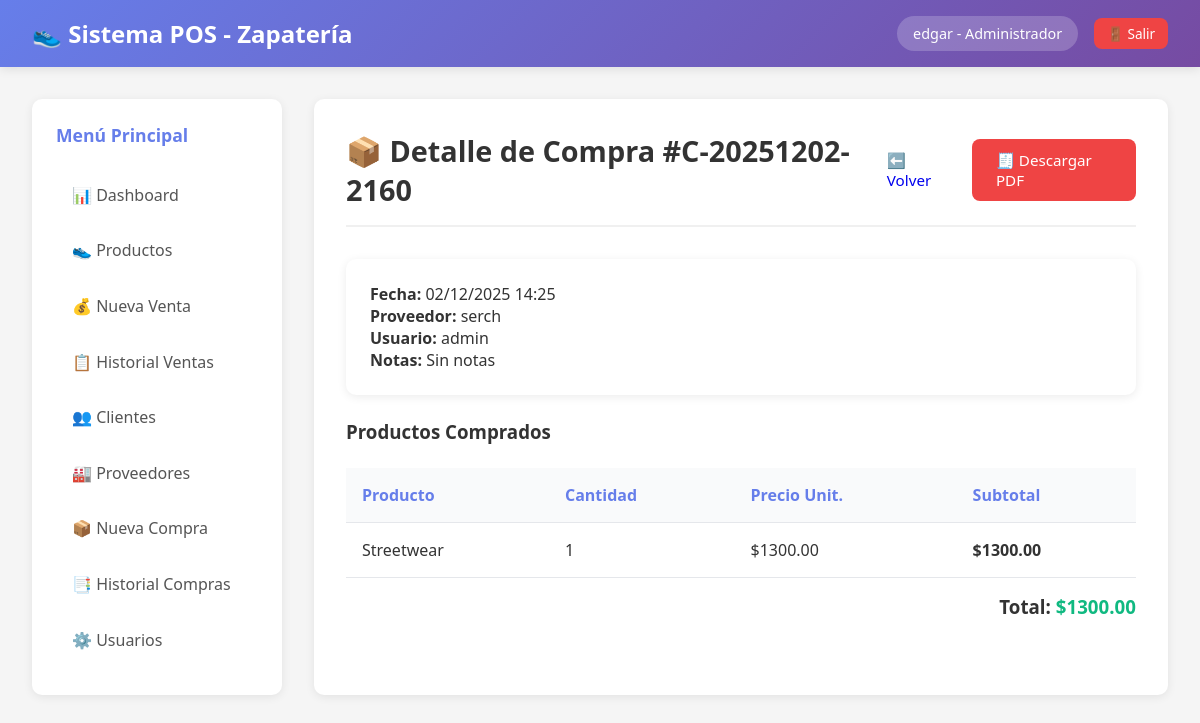
The page /compras/1/detalle/ (signed in) on the database its author committed.
### pos/models.py (models this page shows, shortened)
class Usuario(AbstractUser):
    ROLES = (
        ('administrador', 'Administrador'),
        ('empleado', 'Empleado'),
        ('consulta', 'Consulta'),
    )
    rol = models.CharField(max_length=20, choices=ROLES, default='empleado')
    telefono = models.CharField(max_length=15, blank=True)
    class Meta:
        verbose_name = 'Usuario'
        verbose_name_plural = 'Usuarios'

class Compra(models.Model):
    folio = models.CharField(max_length=50, unique=True)
    proveedor = models.ForeignKey(Proveedor, on_delete=models.PROTECT)
    usuario = models.ForeignKey(Usuario, on_delete=models.PROTECT)
    fecha = models.DateTimeField(auto_now_add=True)
    total = models.DecimalField(max_digits=10, decimal_places=2, default=0)
    notas = models.TextField(blank=True)
    class Meta:
        ordering = ['-fecha']

class Proveedor(models.Model):
    nombre = models.CharField(max_length=200)
    rfc = models.CharField(max_length=13, unique=True)
    telefono = models.CharField(max_length=15)
    email = models.EmailField()
    direccion = models.TextField()
    activo = models.BooleanField(default=True)
    fecha_registro = models.DateTimeField(auto_now_add=True)
    class Meta:
        verbose_name_plural = 'Proveedores'

class DetalleCompra(models.Model):
    compra = models.ForeignKey(Compra, related_name='detalles', on_delete=models.CASCADE)
    producto = models.ForeignKey(Producto, on_delete=models.PROTECT)
    cantidad = models.IntegerField(validators=[MinValueValidator(1)])
    precio_unitario = models.DecimalField(max_digits=10, decimal_places=2)
    subtotal = models.DecimalField(max_digits=10, decimal_places=2, default=0)

class Producto(models.Model):
    TIPOS = (
        ('casual', 'Casual'),
        ('deportivo', 'Deportivo'),
    )
    codigo = models.CharField(max_length=50, unique=True)
    nombre = models.CharField(max_length=200)
    tipo = models.CharField(max_length=20, choices=TIPOS)
    marca = models.CharField(max_length=100)
    talla = models.CharField(max_length=10)
    color = models.CharField(max_length=50)
    descripcion = models.TextField(blank=True)
    precio_compra = models.DecimalField(max_digits=10, decimal_places=2, validators=[MinValueValidator(Decimal('0.01'))])
    precio_venta = models.DecimalField(max_digits=10, decimal_places=2, validators=[MinValueValidator(Decimal('0.01'))])
    stock = models.IntegerField(default=0, validators=[MinValueValidator(0)])
    stock_minimo = models.IntegerField(default=5, validators=[MinValueValidator(0)])
    imagen = models.ImageField(upload_to='productos/', blank=True, null=True)
    activo = models.BooleanField(default=True)
    fecha_registro = models.DateTimeField(auto_now_add=True)

### pos/views.py (the view)
# urls.py: path('compras/<int:compra_id>/detalle/', views.detalle_compra, name='detalle_compra'),
@login_required
def detalle_compra(request, compra_id):
    compra = get_object_or_404(Compra, id=compra_id)
    detalles = DetalleCompra.objects.filter(compra=compra)
    for item in detalles:
        item.subtotal = item.cantidad * item.precio_unitario
    total = compra.total if compra.total else sum(item.subtotal for item in detalles)
    return render(request, 'pos/detalle_compra.html', {
        'compra': compra,
        'detalles': detalles,
        'total': total
    })

### pos/templates/pos/detalle_compra.html (shortened to what this page needs)
{% extends 'pos/base.html' %}
{% block content %}
<div class="page-header">
    <h2>📦 Detalle de Compra #{{ compra.folio }}</h2>
    <a href="{% url 'historial_compras' %}" class="btn btn-secondary">⬅️ Volver</a>
    <a href="{% url 'compra_pdf' compra.id %}" target="_blank" class="btn btn-danger">🧾 Descargar PDF</a>
</div>
<div class="card">
    <p><strong>Fecha:</strong> {{ compra.fecha|date:"d/m/Y H:i" }}</p>
    <p><strong>Proveedor:</strong> {{ compra.proveedor.nombre }}</p>
    <p><strong>Usuario:</strong> {{ compra.usuario.username }}</p>
    <p><strong>Notas:</strong> {{ compra.notas|default:"Sin notas" }}</p>
</div>
<h3 style="margin-top:1.5rem;">Productos Comprados</h3>
<div class="table-container">
    <table>
        <thead>
            <tr>
                <th>Producto</th>
                <th>Cantidad</th>
                <th>Precio Unit.</th>
                <th>Subtotal</th>
            </tr>
        </thead>
        <tbody>
            {% for item in detalles %}
            <tr>
                <td>{{ item.producto.nombre }}</td>
                <td>{{ item.cantidad }}</td>
                <td>${{ item.precio_unitario|floatformat:2 }}</td>
                <td><strong>${{ item.subtotal|floatformat:2 }}</strong></td>
            </tr>
            {% endfor %}
        </tbody>
    </table>
</div>
<div style="margin-top: 1rem; text-align:right;">
    <h3>Total: <span style="color:#10b981">${{ total|floatformat:2 }}</span></h3>
</div>
{% endblock %}

### pos/templates/pos/base.html (shortened to what this page needs)
<!DOCTYPE html>
<html lang="es">
<head>
</head>
<body>
    <nav class="navbar">
        <div class="navbar-content">
            <h1>👟 Sistema POS - Zapatería</h1>
            <div class="nav-user">
                <span class="user-badge">{{ user.get_full_name|default:user.username }} - {{ user.get_rol_display }}</span>
                <a href="{% url 'logout' %}" class="btn btn-danger btn-sm">🚪 Salir</a>
            </div>
        </div>
    </nav>
    <div class="container">
        <aside class="sidebar">
            <h3>Menú Principal</h3>
            <a href="{% url 'dashboard' %}" class="menu-item">📊 Dashboard</a>
            <a href="{% url 'productos' %}" class="menu-item">👟 Productos</a>
            {% if user.rol != 'consulta' %}
            <a href="{% url 'nueva_venta' %}" class="menu-item">💰 Nueva Venta</a>
            {% endif %}
            <a href="{% url 'historial_ventas' %}" class="menu-item">📋 Historial Ventas</a>
            <a href="{% url 'clientes' %}" class="menu-item">👥 Clientes</a>
            <a href="{% url 'proveedores' %}" class="menu-item">🏭 Proveedores</a>
            {% if user.rol != 'consulta' %}
            <a href="{% url 'nueva_compra' %}" class="menu-item">📦 Nueva Compra</a>
            {% endif %}
            <a href="{% url 'historial_compras' %}" class="menu-item">📑 Historial Compras</a>
            {% if user.rol == 'administrador' %}
            <a href="{% url 'usuarios' %}" class="menu-item">⚙️ Usuarios</a>
            {% endif %}
        </aside>
        <main class="content">
            {% block content %}{% endblock %}
        </main>
    </div>
</body>
</html>

### pos/templates/pos/base.html (style rules this page uses)
* { margin: 0; padding: 0; box-sizing: border-box; }
body { font-family: 'Segoe UI', Tahoma, Geneva, Verdana, sans-serif; background: #f5f5f5; color: #333; }
.navbar { background: linear-gradient(135deg, #667eea 0%, #764ba2 100%); color: white; padding: 1rem 2rem; box-shadow: 0 2px 10px rgba(0,0,0,0.1); }
.navbar-content { max-width: 1400px; margin: 0 auto; display: flex; justify-content: space-between; align-items: center; }
.navbar h1 { font-size: 1.5rem; font-weight: 600; }
.nav-user { display: flex; align-items: center; gap: 1rem; }
.user-badge { background: rgba(255,255,255,0.2); padding: 0.5rem 1rem; border-radius: 20px; font-size: 0.9rem; }
.container { max-width: 1400px; margin: 0 auto; padding: 2rem; display: grid; grid-template-columns: 250px 1fr; gap: 2rem; }
.sidebar { background: white; border-radius: 10px; padding: 1.5rem; box-shadow: 0 2px 10px rgba(0,0,0,0.08); height: fit-content; position: sticky; top: 2rem; }
.sidebar h3 { margin-bottom: 1.5rem; color: #667eea; font-size: 1.1rem; }
.menu-item { display: block; padding: 0.8rem 1rem; margin-bottom: 0.5rem; color: #555; text-decoration: none; border-radius: 8px; transition: all 0.3s; }
.content { background: white; border-radius: 10px; padding: 2rem; box-shadow: 0 2px 10px rgba(0,0,0,0.08); min-height: 500px; }
.page-header { display: flex; justify-content: space-between; align-items: center; margin-bottom: 2rem; padding-bottom: 1rem; border-bottom: 2px solid #f0f0f0; }
.page-header h2 { color: #333; font-size: 1.8rem; }
.btn { padding: 0.7rem 1.5rem; border: none; border-radius: 8px; cursor: pointer; font-size: 0.95rem; text-decoration: none; display: inline-block; transition: all 0.3s; font-weight: 500; }
.btn-danger { background: #ef4444; color: white; }
.btn-sm { padding: 0.4rem 0.8rem; font-size: 0.85rem; }
.table-container { overflow-x: auto; margin-top: 1.5rem; }
table { width: 100%; border-collapse: collapse; }
th, td { padding: 1rem; text-align: left; border-bottom: 1px solid #e5e7eb; }
th { background: #f9fafb; font-weight: 600; color: #667eea; }
.card { background: white; border-radius: 10px; padding: 1.5rem; box-shadow: 0 2px 10px rgba(0,0,0,0.08); }

### rows shown on the page
Usuario: get_full_name "edgar", rol "Administrador"
Compra: folio "C-20251202-2160", fecha "02/12/2025 14:25", proveedor.nombre "serch", usuario.username "admin", notas "Sin notas", total "1300.00"
DetalleCompra: producto.nombre "Streetwear", cantidad "1", precio_unitario "1300.00", subtotal "1300.00"
